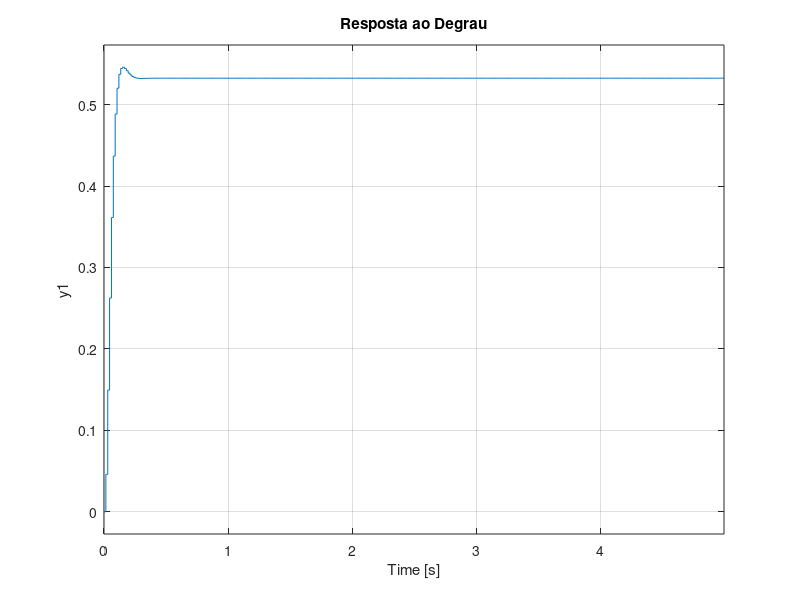
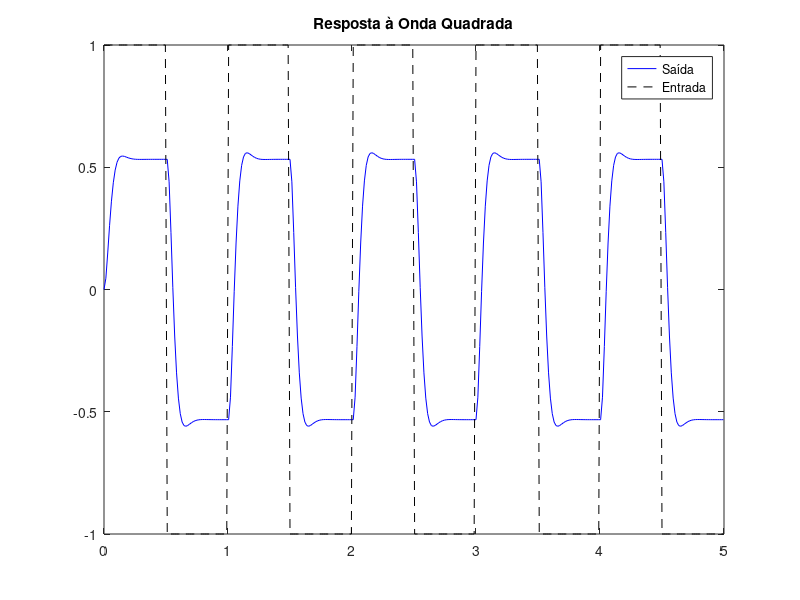
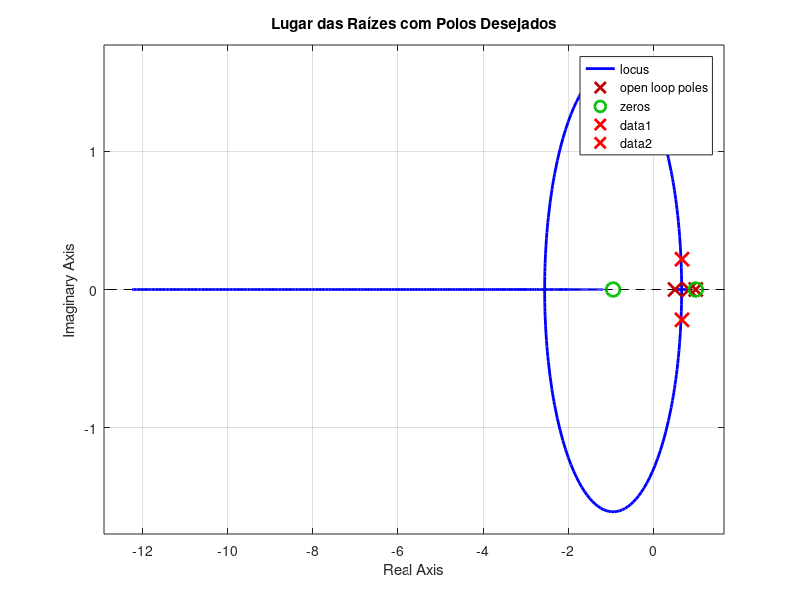

Recreate these plots in MATLAB, in order.
clc; clear; close all;

%% 1. Parâmetros fornecidos
a = 11.661;
b = 1.515;
Mp = 3.25;     % Sobressinal (%)
tp = 0.15;     % Tempo de pico (s)
N = 20;        % Número de amostras por ciclo

%% 2. Cálculo de parâmetros do sistema de 2ª ordem
zeta = sqrt(log(Mp/100)^2 / (pi^2 + log(Mp/100)^2));
wn = pi / (tp * sqrt(1 - zeta^2));
wd = wn * sqrt(1 - zeta^2);
sigma = zeta * wn;

%% 3. Cálculo do tempo de amostragem
T = 2*pi / (N * wd);

%% 4. Polos desejados no plano z
s_d = -sigma + 1j*wd;
z_d = exp(s_d*T);   % Mapeamento s -> z
z_d_conj = conj(z_d);

%% 5. Planta contínua e discretização
s = tf('s');
G_s = b / (s*(s+a));
G_z = c2d(G_s, T, 'zoh');

%% 6. Coeficientes da planta G(z)
[numGz, denGz] = tfdata(G_z, 'v');
Gz = G_z;

%% 7. Cancelamento de polo (escolha do zero do controlador)
p1 = roots(denGz);   % polos da planta em z
z_c = p1(1);         % zero do controlador cancela esse polo

%% 8. Condição de fase: cálculo do polo do controlador
z = z_d; % z_d é o polo desejado

% Ângulos das contribuições dos pólos e zero existentes
theta_G = angle(z - p1(1)) + angle(z - p1(2)) - angle(z - z_c);
phi_required = pi - theta_G;

% Cálculo do polo do controlador
imag_z = imag(z);
real_z = real(z);
theta_p = phi_required;
p_c = real_z - imag_z / tan(theta_p);  % z - p_c forma o ângulo necessário

%% 9. Condição de módulo: cálculo do ganho K
num_eval = abs(polyval(numGz, z) * (z - z_c));
den_eval = abs(polyval(denGz, z) * (z - p_c));
K = den_eval / num_eval;

%% 10. Controlador digital Gc(z)
z_tf = tf('z', T);
Gc = K * (z_tf - z_c) / (z_tf - p_c);

%% 11. Sistema em malha fechada
T_total = feedback(Gc*Gz, 1);

%% 12. Simulações
t = 0:T:5;

% Degrau
figure;
step(T_total, t);
title('Resposta ao Degrau');

% Onda quadrada
u = square(2*pi*t);
[y, t_out] = lsim(T_total, u, t);
figure;
plot(t_out, y, 'b'); hold on;
plot(t_out, u, '--k');
title('Resposta à Onda Quadrada');
legend('Saída', 'Entrada');

%% 13. LGR com marcação dos polos desejados
figure;
rlocus(Gc * Gz);
hold on;
plot(real(z_d), imag(z_d), 'rx', 'MarkerSize', 10, 'LineWidth', 2);
plot(real(z_d_conj), imag(z_d_conj), 'rx', 'MarkerSize', 10, 'LineWidth', 2);
title('Lugar das Raízes com Polos Desejados');
